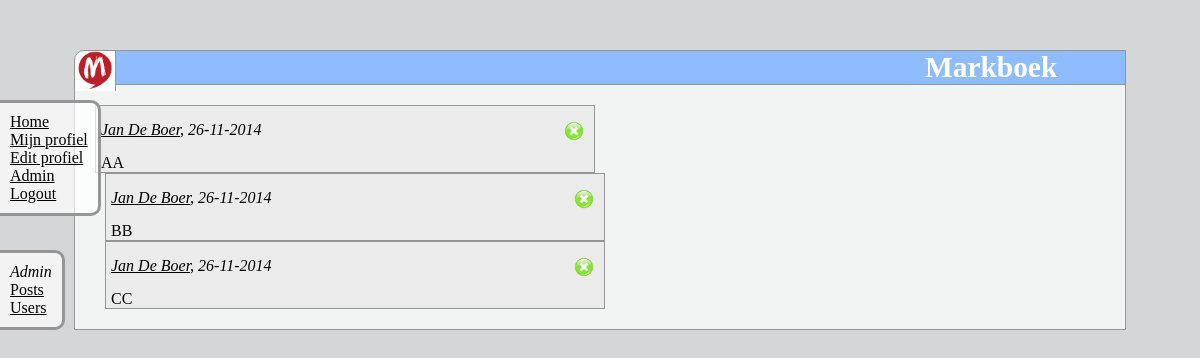
The app's page /admin.php?page=comment&id=55 (signed in) with its own data.
### tables this page shows
CREATE TABLE IF NOT EXISTS `post` (
  `id` int(11) NOT NULL AUTO_INCREMENT,
  `content` varchar(1500) NOT NULL,
  `datum` int(20) NOT NULL,
  `status` varchar(15) NOT NULL DEFAULT '0',
  `gebruiker_id` int(11) NOT NULL,
  PRIMARY KEY (`id`),
  KEY `FK_post_gebruiker` (`gebruiker_id`),
  CONSTRAINT `FK_post_gebruiker` FOREIGN KEY (`gebruiker_id`) REFERENCES `gebruiker` (`id`)
);

CREATE TABLE IF NOT EXISTS `persoon` (
  `id` int(11) NOT NULL AUTO_INCREMENT,
  `voornaam` varchar(50) NOT NULL,
  `achternaam` varchar(50) NOT NULL,
  `geboortedatum` int(20) NOT NULL,
  `geslacht` varchar(50) NOT NULL,
  `adres` varchar(50) NOT NULL,
  `postcode` varchar(50) NOT NULL,
  `woonplaats` varchar(50) NOT NULL,
  `telefoon` varchar(50) DEFAULT NULL,
  `mobiel` varchar(50) DEFAULT NULL,
  `avatar` varchar(250) DEFAULT 'http://kfc.com.au/media/82236/chicken-originalrecipe_1pce.jpg',
  PRIMARY KEY (`id`)
);

CREATE TABLE IF NOT EXISTS `comment` (
  `id` int(11) NOT NULL AUTO_INCREMENT,
  `content` varchar(1500) NOT NULL,
  `datum` int(20) NOT NULL,
  `status` varchar(15) NOT NULL DEFAULT '0',
  `post_id` int(11) DEFAULT NULL,
  `gebruiker_id` int(11) NOT NULL,
  `parent_id` int(11) DEFAULT NULL,
  PRIMARY KEY (`id`),
  KEY `FK_comment_gebruiker` (`gebruiker_id`),
  KEY `FK_comment_post` (`post_id`),
  KEY `FK_comment_comment` (`parent_id`),
  CONSTRAINT `FK_comment_comment` FOREIGN KEY (`parent_id`) REFERENCES `comment` (`id`),
  CONSTRAINT `FK_comment_gebruiker` FOREIGN KEY (`gebruiker_id`) REFERENCES `gebruiker` (`id`),
  CONSTRAINT `FK_comment_post` FOREIGN KEY (`post_id`) REFERENCES `post` (`id`)
);

### adminf.php (called while the page is built, shortened)
<?php
function selectParent($db, $id) {
	$query = $db->prepare("SELECT post.*, persoon.voornaam, persoon.achternaam, persoon.avatar FROM post INNER JOIN gebruiker ON post.gebruiker_id = gebruiker.id INNER JOIN persoon ON gebruiker.persoon_id = persoon.id WHERE post.id=:postid");
 	$query->bindParam(':postid', $id, PDO::PARAM_INT);
  	$query->execute();
  	return $query;
}
function selectComment($db, $id) {
	$query = $db->prepare("SELECT comment.*, persoon.voornaam, persoon.achternaam, persoon.avatar FROM comment INNER JOIN gebruiker ON comment.gebruiker_id = gebruiker.id INNER JOIN persoon ON gebruiker.persoon_id = persoon.id WHERE comment.post_id=:parentid AND comment.status=0 ORDER BY datum");
 	$query->bindParam(':parentid', $id, PDO::PARAM_INT);
  	$query->execute();
  	return $query;
}
?>

### class.TemplatePower.inc.php (the view, shortened to what this page needs)
<?php
class TemplatePower extends TemplatePowerParser
{
    protected $index   = array();
    protected $content = array();
    protected $showUnAssigned;
    protected $globalvars = array();
    protected $prepared;
    public function TemplatePower($tpl_file='', $type=T_BYFILE)
    {
        $this->prepared       = false;
        $this->showUnAssigned = false;
    }
    protected function __makeContentRoot()
    {
        $this->content[ TP_ROOTBLOCK ."_0"  ][0] = Array( TP_ROOTBLOCK );
        $this->currentBlock = &$this->content[ TP_ROOTBLOCK ."_0" ][0];
    }
    protected function __outputContent($blockname)
    {
        $numrows = sizeof( $this->content[ $blockname ] );
        for ($i=0; $i < $numrows; $i++) {
            $defblockname = $this->content[ $blockname ][$i][0];
            for (reset($this->defBlock[ $defblockname ]);  $k = key( $this->defBlock[ $defblockname ]);  next( $this->defBlock[ $defblockname ] )) {
                if ($k[1] == 'C') {
                    print( $this->defBlock[ $defblockname ][$k] );
                } else if ($k[1] == 'V') {
                    $defValue = $this->defBlock[ $defblockname ][$k];
                    if (! isset( $this->content[ $blockname ][$i][ "_V:" . $defValue ])) {
                        if (isset( $this->globalvars[ $defValue ] )) {
                            $value = $this->globalvars[ $defValue ];
                        } else {
                            $value = $this->showUnAssigned ? '{' . $defValue . '}' : '';
                        }
                    } else {
                        $value = $this->content[ $blockname ][$i][ "_V:". $defValue ];
                    }
                    print( $value );
                } else if ($k[1] == 'B') {
                    if (isset($this->content[ $blockname ][$i][$k])) {
                        $this->__outputContent( $this->content[ $blockname ][$i][$k] );
                    }
                }
            }
        }
    }
    public function prepare()
    {
        $this->prepared = true;
        $this->index[ TP_ROOTBLOCK ] = 0;
    }
    public function newBlock($blockname)
    {
        $parent = &$this->content[ $this->parent[$blockname] .'_'. $this->index[$this->parent[$blockname]] ];
		$lastitem = sizeof( $parent );
        $lastitem > 1 ? $lastitem-- : $lastitem = 0;
		$ind_blockname = $blockname . '_' . $this->index[ $blockname ];
        if (! isset($parent[ $lastitem ]["_B:$blockname"])) {
            $this->index[ $blockname ] += 1;
            $ind_blockname = $blockname . '_' . $this->index[ $blockname ];
            if (! isset($this->content[ $ind_blockname ])) {
                 $this->content[ $ind_blockname ] = array();
            }
        }
        $blocksize = sizeof( $this->content[ $ind_blockname ] );
        $this->content[ $ind_blockname ][ $blocksize ] = array( $blockname );
        $this->currentBlock = &$this->content[ $ind_blockname ][ $blocksize ];
    }
    public function printToScreen()
    {
        if ($this->prepared) {
            $this->__outputContent(TP_ROOTBLOCK . '_0');
        } else {
            $this->__errorAlert('TemplatePower Error: Template isn\'t prepared!');
        }
    }
}

### style.css (style rules this page uses)
body { background-color: #d5d6d7; background-repeat: no-repeat; background-size: 100%; background-attachment: fixed; }
div.index { padding: 10px; }
div.menu { margin-left: 0px; border-top-right-radius: 10px; border-bottom-right-radius: 10px; border-top: 3px solid #959596; border-right: 3px solid #959596; border-bottom: 3px solid #959596; position: fixed; left: 0px; top: 100px; background-color : rgba(255,255,255,0.7); padding: 10px; font-family: kristen itc; }
div.admin { margin-left: 0px; border-top-right-radius: 10px; border-bottom-right-radius: 10px; border-top: 3px solid #959596; border-right: 3px solid #959596; border-bottom: 3px solid #959596; position: fixed; left: 0px; top: 250px; background-color : rgba(255,255,255,0.7); padding: 10px; font-family: kristen itc; }
div.all { margin-left: auto; margin-right: auto; margin-top: 50px; width: 1050px; border: 1px solid #959596; border-top-left-radius: 10px; background-color : rgba(255,255,255,0.7); padding-bottom: 10px; }
p { margin-bottom: 0px; margin-top: 15px; }
div.header { background-color: #8EBCFC; margin: 0px; border-top-left-radius: 10px; border-bottom: 1px solid #959596; }
h2 { color: white; font-family: kristen itc; margin: 0px; margin-left: 850px; font-size: 29.4px; font-family: kristen itc; }
img.logo { height: 40px; width: 40px; border-top-left-radius: 10px; float: left; border-right: 1px solid #959596; }
div.post { border: 1px solid #959596; margin: 0px; background-color: #EBEBEB; padding-left: 5px; }
a.link { color: black; margin-bottom: 5px; }
div.parent { margin-top: 10px; margin-left: 10px; margin-right: auto; width: 500px; }
div.comment { margin-left: 20px; margin-right: auto; width: 500px; }

### records on screen
post: persoon.voornaam "Jan", persoon.achternaam "De Boer", content "AA"
persoon: voornaam "Jan", achternaam "De Boer"
comment: content "BB"
comment: content "CC"

### other values on screen
$this->defBlock[ $defblockname ][$k] "Markboek"
$this->defBlock[ $defblockname ][$k] "Home"
$this->defBlock[ $defblockname ][$k] "Mijn profiel"
$this->defBlock[ $defblockname ][$k] "Edit profiel"
$this->defBlock[ $defblockname ][$k] "Admin"
$this->defBlock[ $defblockname ][$k] "Logout"
$this->defBlock[ $defblockname ][$k] "Posts"
$this->defBlock[ $defblockname ][$k] "Users"
$this->defBlock[ $defblockname ][$k] ","
$value "26-11-2014"
